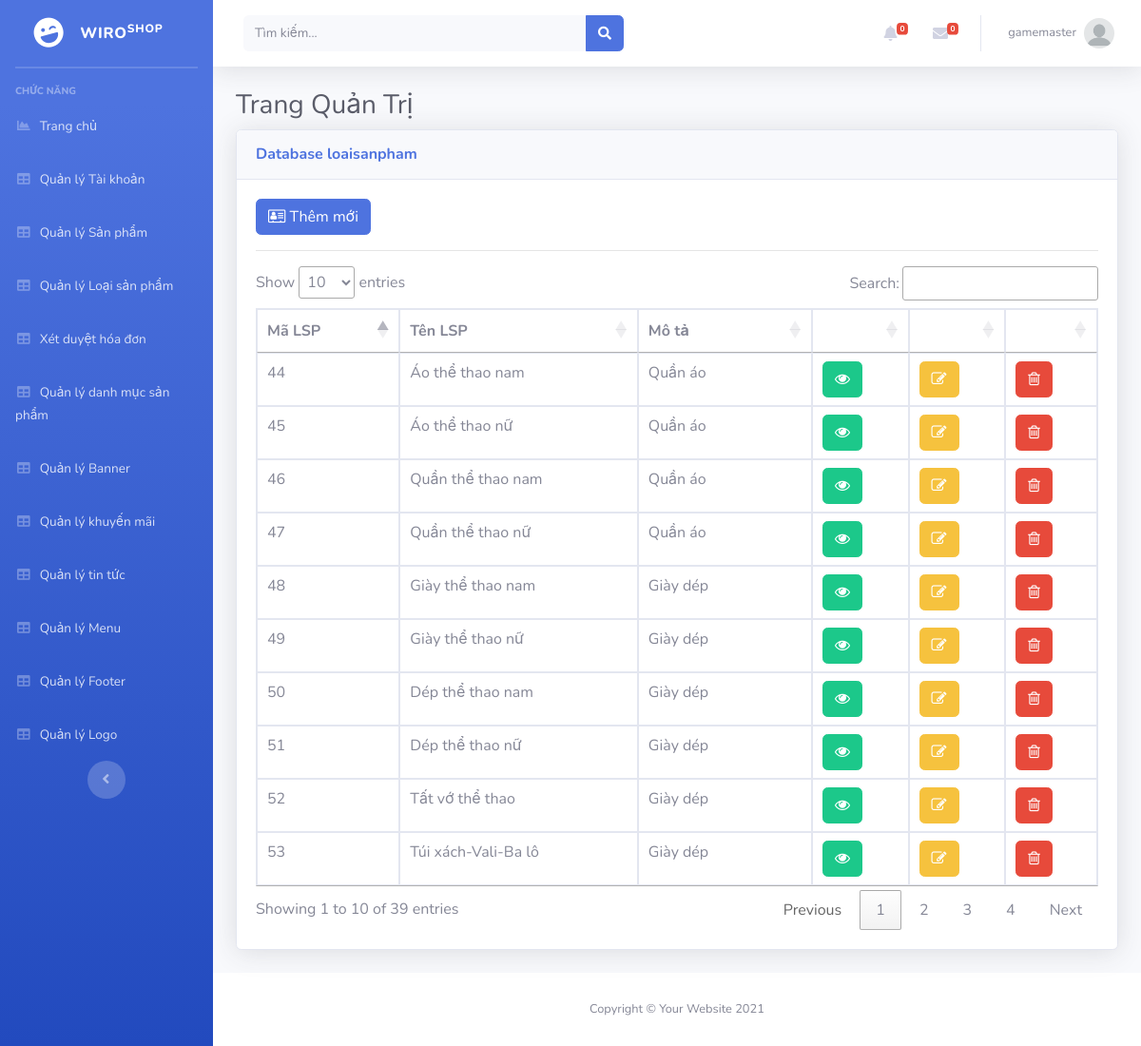
The page /Admin/index.php?mod=loaisanpham (signed in) on the database its author committed.
### tables this page shows
CREATE TABLE `loaisanpham` (
  `MaLSP` int(11) NOT NULL,
  `TenLSP` varchar(70) NOT NULL,
  `HinhAnh` varchar(200) NOT NULL,
  `Mota` varchar(200) NOT NULL,
  `MaDM` int(11) NOT NULL
);

### Admin/MVC/controllers/LoaisanphamController.php (called while the page is built, shortened)
<?php
class LoaisanphamController
{
	var $loaisanpham_model;
	function __construct()
	{
		$this->loaisanpham_model = new loaisanpham();
	}
	public function list()
	{
		$data = $this->loaisanpham_model->All();
		require_once("MVC/Views/Admin/index.php");
	}
}

### Admin/MVC/Models/connection.php (called while the page is built, shortened)
<?php
    class Connection{
        function __construct()
        {
            $severname ="localhost";
            $username ="root";
            $password ="";
            $db_name ="wiroshop";
            $this->conn = new mysqli($severname,$username,$password,$db_name);
        }
    }
?>

### Admin/MVC/Models/model.php (called while the page is built, shortened)
<?php
require_once("connection.php");
class Model
{
    var $table;
    var $contens;
    function __construct()
    {
        $conn_obj = new Connection();
        $this->conn = $conn_obj->conn;
    }
    function All()
    {
        $query = "select * from $this->table ORDER BY $this->contens DESC ";
        require("result.php");
        return $data;
    }
}

### Admin/MVC/Models/result.php (called while the page is built)
<?php
$result = $this->conn->query($query);
$data = array();
while ($row = $result->fetch_assoc()) {
    $data[] = $row;
}
?>

### Admin/MVC/Views/loaisanpham/list.php (the view, shortened to what this page needs)
<?php if (isset($_SESSION['isLogin_Admin']) && $_SESSION['isLogin_Admin'] == true) { ?>
<a href="?mod=loaisanpham&act=add" type="button" class="btn btn-primary"><i class="fa fa-address-card-o" aria-hidden="true"></i>&nbsp;Thêm mới</a>
<?php } ?>
<hr>
<table class="table table-bordered" id="dataTable" width="100%" cellspacing="0">
  <thead>
    <tr>
      <th scope="col">Mã LSP</th>
      <th scope="col">Tên LSP</th>
      <th scope="col">Mô tả</th>
      <th></th>
      <th></th>
      <th></th>
    </tr>
  </thead>
  <tbody>
    <?php foreach ($data as $row) { ?>
      <tr>
        <td><?= $row['MaLSP'] ?></td>
        <td><?= $row['TenLSP'] ?></td>
        <td><?= $row['Mota'] ?></td>
        <td>
          <a href="?mod=loaisanpham&act=detail&id=<?= $row['MaLSP'] ?>" class="btn btn-success"><i class="fa fa-eye" aria-hidden="true"></i></a>
        </td>
        <td>
          <?php if (isset($_SESSION['isLogin_Admin']) && $_SESSION['isLogin_Admin'] == true) { ?>
          <a href="?mod=loaisanpham&act=edit&id=<?= $row['MaLSP'] ?>" class="btn btn-warning"><i class="fa fa-pencil-square-o" aria-hidden="true"></i></a>
          <?php }?>
        </td>
        <td>
            <?php if (isset($_SESSION['isLogin_Admin']) && $_SESSION['isLogin_Admin'] == true) { ?>
          <a href="?mod=loaisanpham&act=delete&id=<?= $row['MaLSP'] ?>" onclick="return confirm('Bạn có thật sự muốn xóa ?');" type="button" class="btn btn-danger"><i class="fa fa-trash-o" aria-hidden="true"></i></a>
          <?php }?>
        </td>
      </tr>
    <?php } ?>
</table>

### rows shown on the page
loaisanpham: MaLSP "53", TenLSP "Túi xách-Vali-Ba lô", Mota "Giày dép"
loaisanpham: MaLSP "52", TenLSP "Tất vớ thể thao", Mota "Giày dép"
loaisanpham: MaLSP "51", TenLSP "Dép thể thao nữ", Mota "Giày dép"
loaisanpham: MaLSP "50", TenLSP "Dép thể thao nam", Mota "Giày dép"
loaisanpham: MaLSP "49", TenLSP "Giày thể thao nữ", Mota "Giày dép"
loaisanpham: MaLSP "48", TenLSP "Giày thể thao nam", Mota "Giày dép"
loaisanpham: MaLSP "47", TenLSP "Quần thể thao nữ", Mota "Quần áo"
loaisanpham: MaLSP "46", TenLSP "Quần thể thao nam", Mota "Quần áo"
loaisanpham: MaLSP "45", TenLSP "Áo thể thao nữ", Mota "Quần áo"
loaisanpham: MaLSP "44", TenLSP "Áo thể thao nam", Mota "Quần áo"

### other values the page prints
$_SESSION['login']['TaiKhoan'] "gamemaster"
$mod "loaisanpham"
